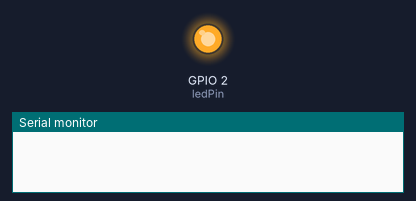
Bench run of a sketch on a simulated ESP8266 (Wemos D1 mini). On the bench: output pins drawn as LEDs (lit = HIGH), the last lines printed to the serial monitor. WiFi joins after 1.5 s; servers stay silent unless stated; no MQTT or app messages arrive unless stated. At 17.1 s the program puts the board to deep sleep or switches it off; the recording ends there.

Above: at 0.1 s.
At 7.1 s:
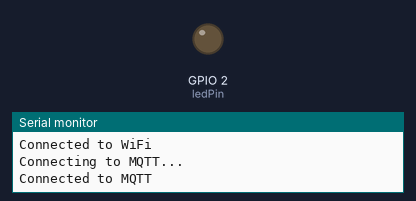
Timing chart, 0 to 8.6 s (numbered marks = the images above):
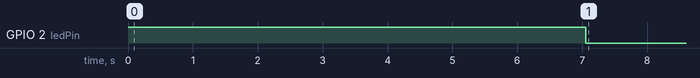

Measured:
- by itself, GPIO 2 (ledPin): HIGH → LOW at 7.1 s

The sketch:

esp8266_LOLin_light_sensor_v04.ino
```cpp
#include <PubSubClient.h>
#include <ESP8266WiFi.h>

// lolin(wemos) c3 mini


// Informações do WiFi
#define WIFISSID "warbrito"
#define WIFIPASS "gb240820"

#define SLEEP_TIME 120e6  // Tempo de sono em microsegundos (1 minuto)

// Informações do Servidor MQTT
const char* mqttServer = "192.168.15.10";
const int mqttPort = 1883;
const char* mqttUser = "renatobrito";
const char* mqttPass = "gb240820";
const char* topicControl = "homeassistant/esp32/sensorluz/control";
const char* topicState   = "homeassistant/esp32/sensorluz/state";

WiFiClient wifiClient;
PubSubClient mqttClient(wifiClient);


const int sensorPin = A0; // Pino analógico conectado ao sensor LDR
const int intervaloLeitura = 5000; // Intervalo entre leituras em milissegundos (5 segundos)

// Piscada inicial do LED interno (3 vezes em 2 segundos)
const int ledPin = LED_BUILTIN; // Pino do LED interno (verifique a documentação da placa)

void setup() {
  Serial.begin(115200);

  pinMode(ledPin, OUTPUT);
  digitalWrite(ledPin, HIGH); // Liga o LED

  // for (int i = 0; i < 3; i++) {
  //   digitalWrite(ledPin, HIGH); // Liga o LED
  //   delay(500); // Aguarda 500ms
  //   digitalWrite(ledPin, LOW); // Desliga o LED
  //   delay(500); // Aguarda 500ms
  // }

  WiFi.begin(WIFISSID, WIFIPASS);
  while (WiFi.status() != WL_CONNECTED) {
    delay(1000);
    Serial.println("Connecting to WiFi...");
  }
  Serial.println("Connected to WiFi");
  mqttClient.setServer(mqttServer, mqttPort);
  mqttClient.setCallback(callback);
  if (!mqttClient.connected()) {
    reconnect();
  }
  mqttClient.subscribe(topicControl); // Subscrever ao tópico para receber comandos
  //Configura Sensores através do MQTT Discovery do Home Assistant
  String payloadConfig = "{\"name\": \"SensorLuz\", \"command_topic\": \"homeassistant/esp32/sensorluz/control\", \"state_topic\": \"homeassistant/esp32/modesensorluzlo/state\"}";
  mqttClient.publish("homeassistant/esp32/sensorluz/config", payloadConfig.c_str(), true);

  pinMode(sensorPin, INPUT); // Configura o pino do sensor como entrada
}

void loop() {

  // -----------
  int valorSensor = analogRead(sensorPin); // Lê o valor do sensor LDR
  float valorfodase = 1024 - valorSensor;
  float valorfinal = (valorfodase - 190) / 810 * 100;
  // -----------

  delay(intervaloLeitura); // Aguarda o intervalo entre leituras

  char msg[50];
  dtostrf(valorfinal, 6, 2, msg); // Converte float para string

  mqttClient.publish(topicState, msg);

  digitalWrite(ledPin, LOW); // Desliga o LED

  delay(10000);

  Serial.println("Entrando em sleep");
  ESP.deepSleep(SLEEP_TIME);

}


void reconnect() {
  while (!mqttClient.connected()) {
    Serial.println("Connecting to MQTT...");
    if (mqttClient.connect("Modelo01", mqttUser, mqttPass)) {
      Serial.println("Connected to MQTT");
//      mqttClient.publish(topicState, "online");
    } else {
      Serial.print("Failed, rc=");
      Serial.print(mqttClient.state());
      Serial.println(" Retrying in 5 seconds...");
      delay(5000);
      // contador_restart += 1;
      // if (contador_restart > 12) {
      //   esp_restart();
      // }
    }
  }
}

void callback(char* topic, byte* payload, unsigned int length) {

  int qtde_voltas = 0;

  // Converter os caracteres ASCII para números inteiros e compor o valor final
  for (int i = 1; i < 4; i++) {
      qtde_voltas = qtde_voltas * 10 + (payload[i] - '0');
  }

  // comunicacao com servidor
  if (qtde_voltas == 991) {
    mqttClient.publish(topicState, "online");
    Serial.print("%");
    return;
  }

  if (qtde_voltas == 992) {
    mqttClient.publish(topicState, "done:x992");
    return;
  }

  Serial.println("Parametro não reconhecido!");

}
```
